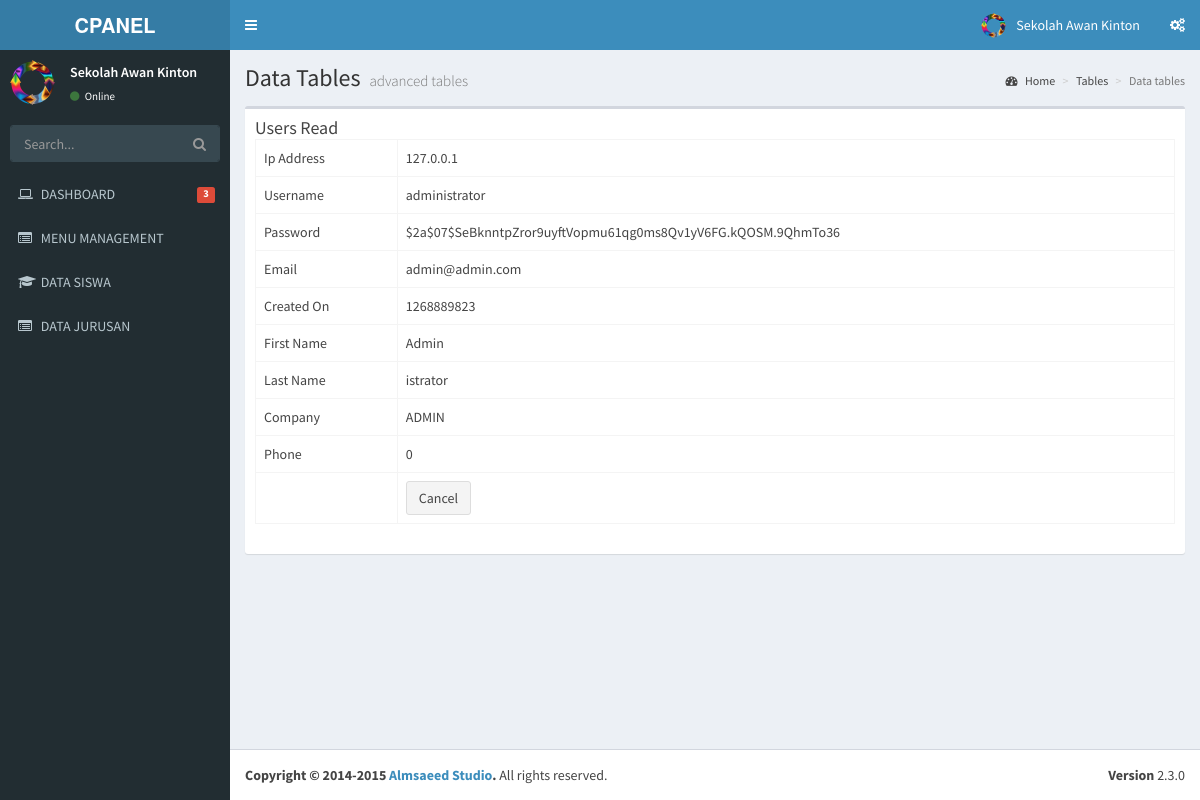
/users/read/1, run on the app's committed database.
### tables this page shows
CREATE TABLE IF NOT EXISTS `menu` (
`id` int(11) NOT NULL,
  `name` varchar(50) NOT NULL,
  `link` varchar(50) NOT NULL,
  `icon` varchar(30) NOT NULL,
  `is_active` int(1) NOT NULL,
  `is_parent` int(1) NOT NULL
);

CREATE TABLE IF NOT EXISTS `users` (
`id` int(11) unsigned NOT NULL,
  `ip_address` varchar(15) NOT NULL,
  `username` varchar(100) DEFAULT NULL,
  `password` varchar(255) NOT NULL,
  `salt` varchar(255) DEFAULT NULL,
  `email` varchar(100) NOT NULL,
  `activation_code` varchar(40) DEFAULT NULL,
  `forgotten_password_code` varchar(40) DEFAULT NULL,
  `forgotten_password_time` int(11) unsigned DEFAULT NULL,
  `remember_code` varchar(40) DEFAULT NULL,
  `created_on` int(11) unsigned NOT NULL,
  `last_login` int(11) unsigned DEFAULT NULL,
  `active` tinyint(1) unsigned DEFAULT NULL,
  `first_name` varchar(50) DEFAULT NULL,
  `last_name` varchar(50) DEFAULT NULL,
  `company` varchar(100) DEFAULT NULL,
  `phone` varchar(20) DEFAULT NULL
);

### application/libraries/Template.php (called while the page is built)
<?php if ( ! defined('BASEPATH')) exit('No direct script access allowed');
class Template {
		var $template_data = array();
		function set($name, $value)
		{
			$this->template_data[$name] = $value;
		}
		function load($template = '', $view = '' , $view_data = array(), $return = FALSE)
		{
			$this->CI =& get_instance();
			$this->set('contents', $this->CI->load->view($view, $view_data, TRUE));
			return $this->CI->load->view($template, $this->template_data, $return);
		}
}

### application/controllers/Users.php (called while the page is built, shortened)
<?php
class Users extends CI_Controller
{
    public function read($id)
    {
        $row = $this->Users_model->get_by_id($id);
        if ($row) {
            $data = array(
		'id' => $row->id,
		'ip_address' => $row->ip_address,
		'username' => $row->username,
		'password' => $row->password,
		'salt' => $row->salt,
		'email' => $row->email,
		'activation_code' => $row->activation_code,
		'forgotten_password_code' => $row->forgotten_password_code,
		'forgotten_password_time' => $row->forgotten_password_time,
		'remember_code' => $row->remember_code,
		'created_on' => $row->created_on,
		'last_login' => $row->last_login,
		'active' => $row->active,
		'first_name' => $row->first_name,
		'last_name' => $row->last_name,
		'company' => $row->company,
		'phone' => $row->phone,
	    );
            $this->template->load('template','users_read', $data);
        } else {
            $this->session->set_flashdata('message', 'Record Not Found');
            redirect(site_url('users'));
        }
    }
}

### index.php (called while the page is built, shortened)
<?php
require_once BASEPATH.'core/CodeIgniter.php';

### application/models/Users_model.php (called while the page is built, shortened)
<?php
class Users_model extends CI_Model
{
    public $table = 'users';
    public $id = 'id';
    function get_by_id($id)
    {
        $this->db->where($this->id, $id);
        return $this->db->get($this->table)->row();
    }
}

### application/views/users_read.php (the view)
       <section class='content'>
         <div class='row'>
           <div class='col-xs-12'>
             <div class='box'>
               <div class='box-header'>
               <h3 class='box-title'>Users Read</h3>
       <table class="table table-bordered">
    <tr><td>Ip Address</td><td><?php echo $ip_address; ?></td></tr>
    <tr><td>Username</td><td><?php echo $username; ?></td></tr>
    <tr><td>Password</td><td><?php echo $password; ?></td></tr>
    <tr><td>Email</td><td><?php echo $email; ?></td></tr>
    <tr><td>Created On</td><td><?php echo $created_on; ?></td></tr>
    <tr><td>First Name</td><td><?php echo $first_name; ?></td></tr>
    <tr><td>Last Name</td><td><?php echo $last_name; ?></td></tr>
    <tr><td>Company</td><td><?php echo $company; ?></td></tr>
    <tr><td>Phone</td><td><?php echo $phone; ?></td></tr>
    <tr><td></td><td><a href="<?php echo site_url('users') ?>" class="btn btn-default">Cancel</a></td></tr>
</table>
       </div>
             </div>
           </div>
         </div>
       </section>

### application/views/template.php (shortened to what this page needs)
<!DOCTYPE html>
<html>
    <head>
        <link rel="stylesheet" href="<?php echo base_url() ?>template/bootstrap/css/bootstrap.min.css">
        <link rel="stylesheet" href="<?php echo base_url() ?>template/font-awesome-4.4.0/css/font-awesome.min.css">
        <link rel="stylesheet" href="<?php echo base_url() ?>template/ionicons-2.0.1/css/ionicons.min.css">
        <link rel="stylesheet" href="<?php echo base_url() ?>template/plugins/datatables/dataTables.bootstrap.css">
        <link rel="stylesheet" href="<?php echo base_url() ?>template/dist/css/AdminLTE.min.css">
        <link rel="stylesheet" href="<?php echo base_url() ?>template/dist/css/skins/_all-skins.min.css">
    </head>
    <body class="hold-transition skin-blue sidebar-mini">
        <div class="wrapper">
            <header class="main-header">
                <a href="index2.html" class="logo">
                    <span class="logo-lg"><b>CPANEL</b></span>
                </a>
                <nav class="navbar navbar-static-top" role="navigation">
                    <a href="#" class="sidebar-toggle" data-toggle="offcanvas" role="button">
                    </a>
                    <div class="navbar-custom-menu">
                        <ul class="nav navbar-nav">
                            <li class="dropdown user user-menu">
                                <a href="#" class="dropdown-toggle" data-toggle="dropdown">
                                    <img src="<?php echo base_url()?>template/dist/img/logo.png" class="user-image" alt="User Image">
                                    <span class="hidden-xs">Sekolah Awan Kinton</span>
                                </a>
                            </li>
                            <li>
                                <a href="#" data-toggle="control-sidebar"><i class="fa fa-gears"></i></a>
                            </li>
                        </ul>
                    </div>
                </nav>
            </header>
            <aside class="main-sidebar">
                <section class="sidebar">
                    <div class="user-panel">
                        <div class="pull-left image">
                            <img src="<?php echo base_url()?>template/dist/img/logo.png" class="img-circle" alt="User Image">
                        </div>
                        <div class="pull-left info">
                            <p>Sekolah Awan Kinton</p>
                            <a href="#"><i class="fa fa-circle text-success"></i> Online</a>
                        </div>
                    </div>
                    <form action="#" method="get" class="sidebar-form">
                        <div class="input-group">
                            <input type="text" name="q" class="form-control" placeholder="Search...">
                            <span class="input-group-btn">
                                <button type="submit" name="search" id="search-btn" class="btn btn-flat"><i class="fa fa-search"></i></button>
                            </span>
                        </div>
                    </form>
                    <ul class="sidebar-menu">
                        <li>
                            <a href="<?php echo site_url('dashboard') ?>">
                                <i class="fa fa-laptop"></i> <span>DASHBOARD</span>
                                <small class="label pull-right bg-red">3</small>
                            </a>
                        </li>
                        <?php
                        $menu = $this->db->get_where('menu', array('is_parent' => 0,'is_active'=>1));
                        foreach ($menu->result() as $m) {
                            $submenu = $this->db->get_where('menu',array('is_parent'=>$m->id,'is_active'=>1));
                            if($submenu->num_rows()>0){
                                echo "<li class='treeview'>
                                    ".anchor('#',  "<i class='$m->icon'></i>".strtoupper($m->name).' <i class="fa fa-angle-left pull-right"></i>')."
                                        <ul class='treeview-menu'>";
                                foreach ($submenu->result() as $s){
                                     echo "<li>" . anchor($s->link, "<i class='$s->icon'></i> <span>" . strtoupper($s->name)) . "</span></li>";
                                }
                                   echo"</ul>
                                    </li>";
                            }else{
                                echo "<li>" . anchor($m->link, "<i class='$m->icon'></i> <span>" . strtoupper($m->name)) . "</span></li>";
                            }
                        }
                        ?>
                    </ul>
                </section>
            </aside>
            <div class="content-wrapper">
                <section class="content-header">
                    <h1>
                        Data Tables
                        <small>advanced tables</small>
                    </h1>
                    <ol class="breadcrumb">
                        <li><a href="#"><i class="fa fa-dashboard"></i> Home</a></li>
                        <li><a href="#">Tables</a></li>
                        <li class="active">Data tables</li>
                    </ol>
                </section>
                <?php
                echo $contents;
                ?>
            </div>
            <footer class="main-footer">
                <div class="pull-right hidden-xs">
                    <b>Version</b> 2.3.0
                </div>
                <strong>Copyright &copy; 2014-2015 <a href="http://almsaeedstudio.com">Almsaeed Studio</a>.</strong> All rights reserved.
            </footer>
        </div>
    </body>
</html>

### data on the page
menu: link+icon+name "MENU MANAGEMENT"
menu: link+icon+name "DATA SISWA"
menu: link+icon+name "DATA JURUSAN"
users: ip_address "127.0.0.1", username "administrator", password "$2a$07$SeBknntpZror9uyftVopmu61qg0ms8Qv1yV6FG.kQOSM.9QhmTo36", email "admin@admin.com", created_on "1268889823", first_name "Admin", last_name "istrator", company "ADMIN", phone "0"
